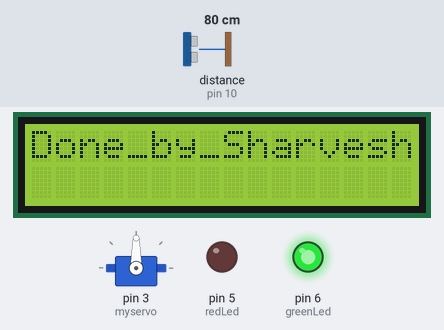
The sketch below on a simulated Arduino Uno, built with avr-gcc and run on an emulated ATmega328P. On the bench: servo, 16×2 character LCD, output pins drawn as LEDs (lit = HIGH). Wiring (inferred from the names in the program): ultrasonic range finder: trigger pin 9; echo pin 10. The inputs (shaded band) are chosen by the test bench; at power-on: distance to the obstacle (sensor on pin 10) 80 cm. The echo pulse lasts 58.3 µs per cm; pins used as bus, display or sensor lines are not drawn; what the sketch prints to the serial monitor is not drawn.

Above: at 1.1 s.
3.3 s: distance to the obstacle (sensor on pin 10) set to 27 cm
4.8 s: distance to the obstacle (sensor on pin 10) set to 24 cm
At 5.8 s:
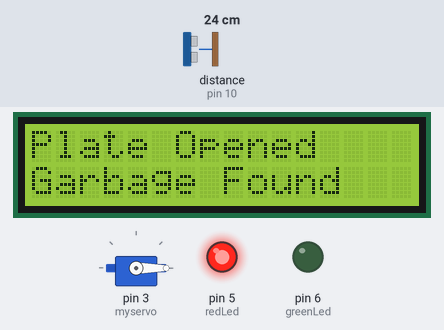
6.8 s: distance to the obstacle (sensor on pin 10) set to 35 cm
At 8.2 s:
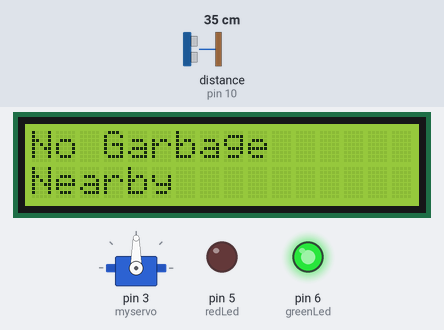
8.8 s: distance to the obstacle (sensor on pin 10) set to 2 cm
At 9.21 s:
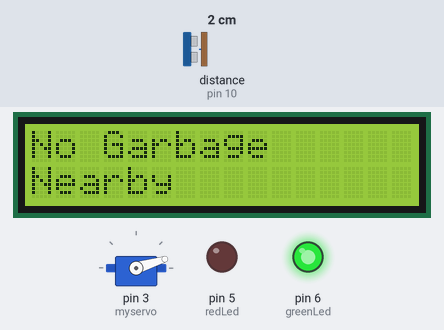
10.8 s: distance to the obstacle (sensor on pin 10) set to 120 cm
At 11.21 s:
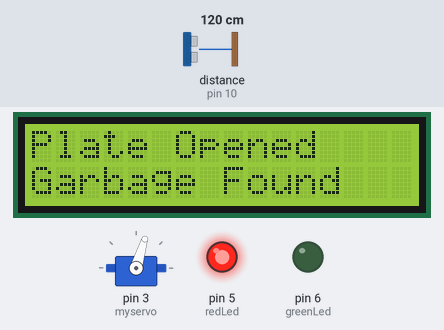
12.8 s: distance to the obstacle (sensor on pin 10) set to 4 cm
At 12.96 s:
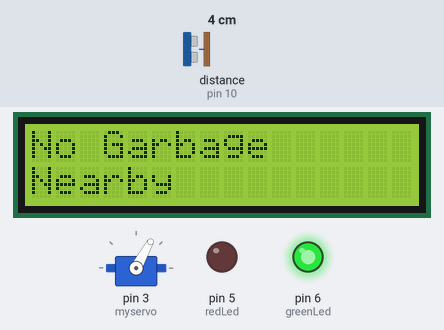
Timing chart, 0 to 15.7 s (numbered marks = the images above; inputs shaded):
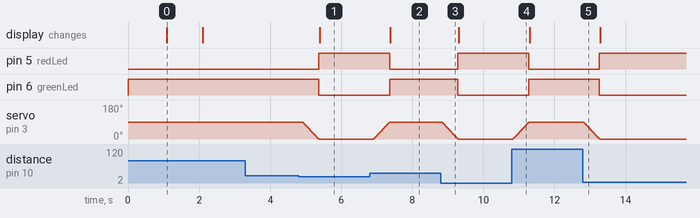

Measured:
- the behaviour switches between 26 and 25 cm on distance to the obstacle (sensor on pin 10) (found by bisection; images 0 and 1)
- after the input at 3.3 s, every drawn part: stays the same
- after the input at 4.8 s, pin 5 (redLed): LOW → HIGH after 0.56 s; pin 6 (greenLed): HIGH → LOW after 0.56 s; servo on pin 3 (myservo): moves from 90° to 0° over 0.47 s, starting after 0.10 s; the display: changes after 0.59 s (image 1)
- after the input at 6.8 s, pin 5 (redLed): HIGH → LOW after 0.56 s; pin 6 (greenLed): LOW → HIGH after 0.56 s; servo on pin 3 (myservo): moves from 0° to 90° over 0.47 s, starting after 0.11 s; the display: changes after 0.58 s (image 2)
- after the input at 8.8 s, pin 5 (redLed): LOW → HIGH after 0.48 s; pin 6 (greenLed): HIGH → LOW after 0.48 s; servo on pin 3 (myservo): moves from 90° to 0° over 0.47 s, starting at once
- after the input at 10.8 s, pin 5 (redLed): HIGH → LOW after 0.48 s; pin 6 (greenLed): LOW → HIGH after 0.48 s; servo on pin 3 (myservo): moves from 0° to 90° over 0.47 s, starting at once
- after the input at 12.8 s, pin 5 (redLed): LOW → HIGH after 0.47 s; pin 6 (greenLed): HIGH → LOW after 0.47 s; servo on pin 3 (myservo): moves from 90° to 0° over 0.47 s, starting at once
- what the display in image 0 shows lasts 1.0 s, from 1.1 s to 2.1 s

The sketch:

autoopeninggarbagebin.ino
```cpp
#include <Servo.h>
#include <Wire.h>
#include <LiquidCrystal_I2C.h>


LiquidCrystal_I2C lcd(0x27, 16, 2);


const int trigPin = 9;
const int echoPin = 10;
const int redLed = 5;
const int greenLed = 6;
const int threshold = 25;

Servo myservo;


bool isOpen = false;


void smoothOpen() {
  for (int pos = 90; pos >= 0; pos--) {
    myservo.write(pos);
    delay(5);
  }
}

void smoothClose() {
  for (int pos = 0; pos <= 90; pos++) {
    myservo.write(pos);
    delay(5);
  }
}


void setup() {
  pinMode(trigPin, OUTPUT);
  pinMode(echoPin, INPUT);
  pinMode(redLed, OUTPUT);
  pinMode(greenLed, OUTPUT);

  myservo.attach(3);
  myservo.write(90);
  digitalWrite(greenLed, HIGH);

  Serial.begin(9600);

  lcd.init();
  lcd.backlight();

  lcd.setCursor(0, 0);
  lcd.print("System Ready");
  delay(1000);
  lcd.clear();
  lcd.setCursor(0, 0);
  lcd.print("Done_by_Sharvesh");
  delay(1000);
  lcd.clear();
}

long getDistance() {
  digitalWrite(trigPin, LOW);
  delayMicroseconds(2);
  digitalWrite(trigPin, HIGH);
  delayMicroseconds(10);
  digitalWrite(trigPin, LOW);
  long duration = pulseIn(echoPin, HIGH);
  long distance = duration * 0.034 / 2;
  return distance;
}

void loop() {
  long distance = getDistance();


  Serial.print("Distance: ");
  Serial.print(distance);
  Serial.println(" cm");

  if (distance > 0 && distance < threshold) {

    if (!isOpen) {
      smoothOpen();
      isOpen = true;

      // LEDs
      digitalWrite(redLed, HIGH);
      digitalWrite(greenLed, LOW);

      // LCD
      lcd.clear();
      lcd.setCursor(0, 0);
      lcd.print("Plate Opened");
      lcd.setCursor(0, 1);
      lcd.print("Garbage Found");

      delay(1000);
    }
  }

  else {
    if (isOpen) {

      smoothClose();
      isOpen = false;


      digitalWrite(greenLed, HIGH);
      digitalWrite(redLed, LOW);


      lcd.clear();
      lcd.setCursor(0, 0);
      lcd.print("No Garbage");
      lcd.setCursor(0, 1);
      lcd.print("Nearby");
    }
  }

  delay(100);
}
```
